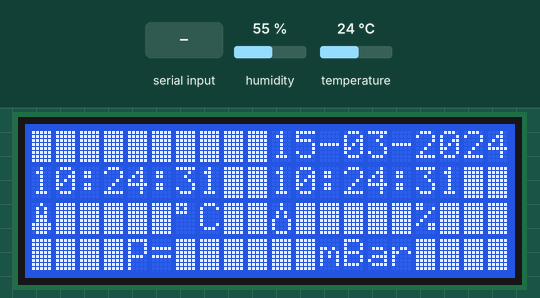
A sketch run on a simulated Arduino Uno, built with avr-gcc and run on an emulated ATmega328P. On the bench: 20×4 character LCD. Wiring (inferred from the names in the program): DS3231 clock at I2C address 0x68. The inputs (shaded band) are chosen by the test bench; at power-on: humidity 55 %, temperature 24 °C. The local clock reads 2024-03-15 10:24:30 at power-on unless the sketch sets it; what the sketch prints to the serial monitor is not drawn.

Above: at 1.7 s.
1.8 s: "ddMMMyyyy 1\n" received over Serial
At 7.5 s:
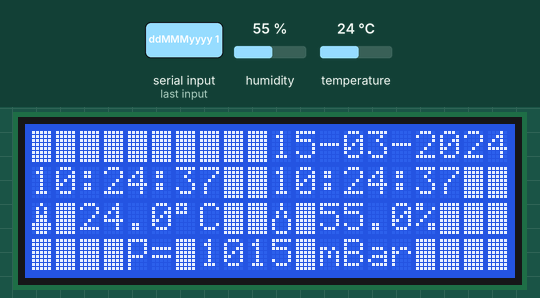
7.6 s: humidity set to 22 %
At 10.7 s:
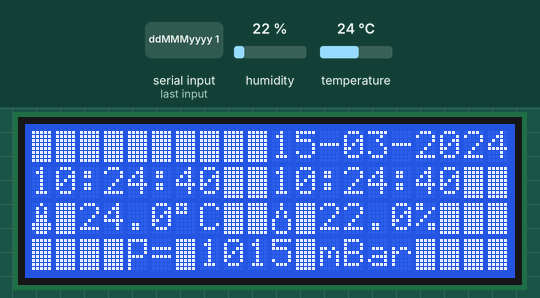
10.8 s: " " received over Serial
At 17.3 s:
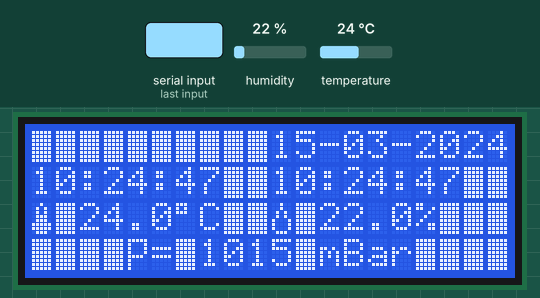
17.4 s: temperature set to 12 °C
At 19.7 s:
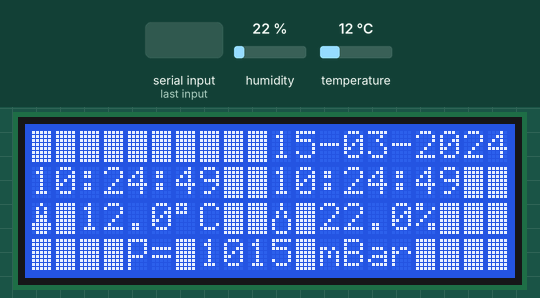
19.8 s: "?" received over Serial
At 26.3 s:
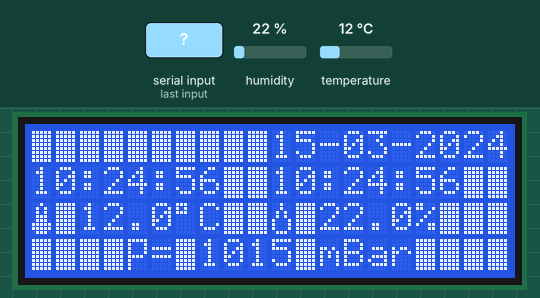
26.4 s: humidity set to 40 %
At 29.1 s:
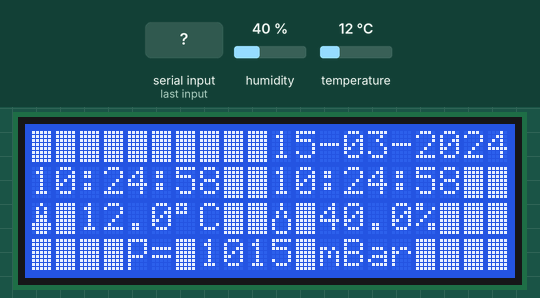
Timing chart, 0 to 29.8 s (numbered marks = the images above; inputs shaded):
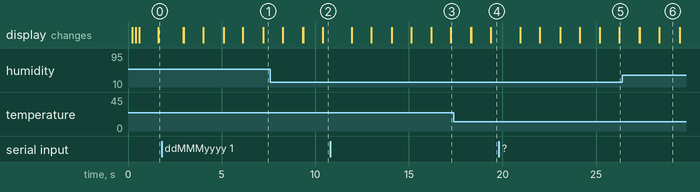

The sketch:

Clock_Temp_Bar_Call.ino
```cpp
/* Sketch voor datum, UTC tijd, Lokale tijd, temperatuur, lucht vochtigheid en luchtdruk
   in de shack te tonen op een I2C LCD display
   Er wordt hierbij gebruik gemaakt van een DS1307 RTC Clock module, een DHT11 Temperatuursensor
   en een BMP280 luchtdruk sensor. Als alternatief kan ook een DS3231 RTC gebruikt worden

   *************************************************************************************************
   *** De Clock module ***
   Initialisatie van de datum en tijd op basis van UTC in de DS1307 RTC module
   Dit moet voorafgaande aan deze sketch 1x uitgevoerd worden om de datum en tijd in de clock module
   goed te zetten op UTC tijd
   Dit kan aan de hand van het voorbeeld wat in de Library van de DS1307 staat

   **************************************
   * Zet vooraf wel even de PC op UTC ! *
   * ************************************

   Instellen datum en tijd (UTC) in de Clock module (methode 1)
   Ga hier voor naar de library DS1307RTC en ga naar Examples
   Kies hier in de map SetTime de sketch SetTime.ino, zet de Seriele monitor aan en run deze sketch.
   Als alles goed doorlopen is, is nu de clock module geinitialiseerd en voorzien van de juiste
   datum en tijd.

   Instellen datum en tijd (UTC) in de Clock module (methode 2)
   Gebruik hiervoor de aparte sketch "RTC Data and Time setter" welke op Internet
   te vinden is. (WWW Sketch) Dan hoef je niet je PC eerst op UTC te zetten.

   *** Barometer module ***
   Toegepast de BMP280
   Deze kan eventueel ook nog gebruikt worden om hoogte aan te geven
   ***********************************************************************************************

   Oorspronkelijke (beperkte) sketch van Timofte Andrei vertaald, aangepast, uitgebreid door PA0GTB
   en verder gestructureerd door Edwin, PA7FRN
   Version 1.8.7 changed by PA7FRN and first commit in git repository.
   Version 1.8.8 Maart 2017
   Version 1.8.9 Maart 2017 Date format
   Version 1.9.0 Maart 2017 Task management
   Version 1.9.1 Maart 2017 Command line interface for setting callsign and date format
   Version 1.9.2 Interface for setting time via serial port
   Version 1.9.3 Write and read peferences to and from EEPROM
   Version 1.9.4 Use other temperature/hunidity sensor. Add decimal to temperature and hunidity value. Show version on LCD
   Version 1.9.5 Show welcome text with version number and list off commands at startup / start of serial connection. Version removed from display.
*/

#include <Wire.h>
#include <LiquidCrystal_I2C.h>
#include <AM2320.h>  // nieuwe sensor
#include <Time.h>
#include <Timezone.h>
#include <DS1307RTC.h>
#include <Adafruit_Sensor.h>
#include <Adafruit_BMP280.h>
#include <EEPROM.h>

#define VERSION_STRING "V1.9.5"

#define BMP_SCK 13
#define BMP_MISO 12
#define BMP_MOSI 11
#define BMP_CS 10

#define LCD_ROW_COUNT  4
#define LCD_COL_COUNT 20

#define LCD_ROW_DATE 0
#define LCD_ROW_CALL 0
#define LCD_ROW_UTC  1
#define LCD_ROW_TIME 1
#define WETHER_ROW   2
#define VERSION_ROW  3
#define PRESSURE_ROW 3

//positions in LCD row 0
#define LCD_COL_CALL   0
#define LCD_EMPTY_CALL "          "
#define LCD_COL_DATE   10
#define LCD_EMPTY_DATE "          "

//positions in LCD row 1
#define LCD_COL_UTC   0
#define LCD_COL_TIME 10

//positions in LCD row 2
#define THERM_SYMBOL_COL     0
#define THERM_VALUE_COL      2
#define GRAD_SYMBOL_COL      6
#define HUMIDITY_SYMBOL_COL 10
#define HUMIDITY_VAL_COL    12
#define PROC_SYMBOL_COL     16

//positions in LCD row 3
#define PRESSURE_SYMBOL_COL  4
#define PRESSURE_VAL_COL     7
#define MBAR_COL            12

#define THERM_SYMBOL    1
#define HUMIDITY_SYMBOL 2
#define PRESSURE_SYMBOL 3

#define DATE_FORMAT_dd_mm_yyyy 0
#define DATE_FORMAT_ddMMMyyyy  1
#define DATE_FROMAT_MAX        1

#define CDM_TIME    "T"
#define CMD_CALL    "call"
#define CMD_DF      "df"
#define CMD_VERSION "ver"

#define ADDR_CALL        0
#define ADDR_DATE_FORMAT 10


int dateFormat = DATE_FORMAT_dd_mm_yyyy;

// change these strings if you want another lanuage
String strMonth[12] = {
	"JAN", "FEB", "MRT",  "APR",  "MEI",  "JUN",  "JUL",  "AUG",  "SEP",  "OKT",  "NOV",  "DEC"
};

// Afwijkende sybolen maken

byte thermometer[8] = //symbool voor thermometer
{
    B00100,
    B01010,
    B01010,
    B01110,
    B01110,
    B11111,
    B11111,
    B01110
};

byte humiditySymbol[8] = //symbool voor waterdruppel
{
    B00100,
    B00100,
    B01010,
    B01010,
    B10001,
    B10001,
    B10001,
    B01110,
};

byte pressure[8] = //symbool voor Luchtdruk
{
    B11111,
    B10001,
    B10001,
    B10001,
    B11110,
    B10000,
    B10000,
    B10000
};

// Declareer de verschillende objecten

// Temperatuur en vochtigheid Sensor
AM2320 th;

//Central European Time (Amsterdam, Frankfurt, Paris)
TimeChangeRule CEST = {"CEST", Last, Sun, Mar, 2, 120};     //Central European Summer Time
TimeChangeRule CET = {"CET ", Last, Sun, Oct, 3, 60};       //Central European Standard Time
Timezone CE(CEST, CET);

TimeChangeRule *tcr;        //pointer to the time change rule, use to get the TZ abbrev
time_t utc;

const unsigned long taskTime = 2000;
unsigned long taskTimer = 0;
String callsign = "<callsign>";

/* Display
   set the LCD address to 0x27 for a 20 chars 4 line display
   Set the pins on the I2C chip used for LCD connections:
*/

LiquidCrystal_I2C lcd(0x27, 2, 1, 0, 4, 5, 6, 7, 3, POSITIVE);

Adafruit_BMP280 bme; // I2C bus

void setup() {
  Serial.begin(9600);
  Wire.begin();

  // Initialisatie display en gebruikte symbolen
  lcd.begin(LCD_COL_COUNT, LCD_ROW_COUNT);
  lcd.backlight();
  lcd.clear();
  lcd.createChar(THERM_SYMBOL,thermometer);
  lcd.createChar(HUMIDITY_SYMBOL,humiditySymbol);
  lcd.createChar(PRESSURE_SYMBOL,pressure);

  // Get time from RTC
  Wire.beginTransmission(0x68);
  Wire.write(0x07); // move pointer to SQW address
  Wire.write(0x10); // sends 0x10 (hex) 00010000 (binary) to control register - turns on square wave
  Wire.endTransmission();

  setSyncProvider(RTC.get);

  callsign = stringFromEeprom(ADDR_CALL);
  dateFormat = EEPROM.read(ADDR_DATE_FORMAT);
  if (dateFormat > DATE_FROMAT_MAX) {
    dateFormat = 0;
  }

  lcd.setCursor(LCD_COL_CALL, LCD_ROW_CALL);
  lcd.print(callsign);

  lcd.setCursor(THERM_SYMBOL_COL, WETHER_ROW);
  lcd.write(THERM_SYMBOL);

  lcd.setCursor(GRAD_SYMBOL_COL, WETHER_ROW);
  lcd.print((char)223); //graden symbool
  lcd.print("C");

  lcd.setCursor(HUMIDITY_SYMBOL_COL, WETHER_ROW);
  lcd.write(HUMIDITY_SYMBOL);

  lcd.setCursor(PROC_SYMBOL_COL, WETHER_ROW);
  lcd.print("%");

  lcd.setCursor(PRESSURE_SYMBOL_COL, PRESSURE_ROW);
  lcd.write(PRESSURE_SYMBOL);
  lcd.print("=");
  lcd.setCursor(MBAR_COL, PRESSURE_ROW);
  lcd.print("mBar");

  Serial.println("Clock_Temp_Bar_Call " + String(VERSION_STRING));
  Serial.println("Settings can be made via this serial interface.");
  handleCommand("", "");
}

void loop() {
  utc = now();
  time_t t = CE.toLocal(utc, &tcr);

  printTime(utc, LCD_COL_UTC , LCD_ROW_UTC );
  printTime(t  , LCD_COL_TIME, LCD_ROW_TIME);
  printDate(t  , LCD_COL_DATE, LCD_ROW_DATE);

  checkSerialInput();

  unsigned long currentMillis = millis();
  if (currentMillis - taskTimer >= taskTime) {
    taskTimer = currentMillis;
    toon_weather();       //displaying temperatuur, vochtigheid en luchtdruk
  }
}

void checkSerialInput() {
  String input = Serial.readString();
  if (input != "") {
    Serial.println();
    Serial.println(input);
    input.trim();
    int idx = input.indexOf(" ");
    String cmd = input;
    String par = "";
    if (idx > -1) {
      cmd = input.substring(0, idx);
      par = input.substring(idx+1);
    }
    cmd.trim();
    par.trim();
    handleCommand(cmd, par);
  }
}

void handleCommand(String cmd, String par) {
  if (cmd == CMD_CALL) {
    if ((par == "?") || (par == "")) {
      Serial.print("type ");
      Serial.print(CMD_CALL);
      Serial.println(" folowed by callsign, like:");
      Serial.print(CMD_CALL);
      Serial.println(" PA7FRN");
    }
    else {
      callsign = par;
      lcd.setCursor(LCD_COL_CALL, LCD_ROW_CALL);
      lcd.print(LCD_EMPTY_CALL);
      lcd.setCursor(LCD_COL_CALL, LCD_ROW_CALL);
      lcd.print(callsign);
      stringToEeprom(ADDR_CALL, callsign);
      Serial.print(callsign);
      Serial.println(" set");
    }
  }
  else if (cmd == CMD_DF) {
    if (par == "dd_mm_yyyy") {
      lcd.setCursor(LCD_COL_DATE, LCD_ROW_DATE);
      lcd.print(LCD_EMPTY_DATE);
      dateFormat = DATE_FORMAT_dd_mm_yyyy;
      EEPROM.write(ADDR_DATE_FORMAT, dateFormat);
      Serial.print(par);
      Serial.println(" set");
    }
    else if (par == "ddMMMyyyy") {
      lcd.setCursor(LCD_COL_DATE, LCD_ROW_DATE);
      lcd.print(LCD_EMPTY_DATE);
      dateFormat = DATE_FORMAT_ddMMMyyyy;
      EEPROM.write(ADDR_DATE_FORMAT, dateFormat);
      Serial.print(par);
      Serial.println(" set");
    }
    else {
      Serial.print("type ");
      Serial.print(CMD_DF);
      Serial.println(" folowed by format. Valid formats are:");
      Serial.print(CMD_DF);
      Serial.println(" dd_mm_yyyy");
      Serial.print(CMD_DF);
      Serial.println(" ddMMMyyyy");
    }
  }
  else if (cmd == CDM_TIME) {
    unsigned long pctime;
    const unsigned long DEFAULT_TIME = 1357041600; // Jan 1 2013

    pctime = par.toInt();
    if( pctime >= DEFAULT_TIME) {
      setTime(pctime);
      Serial.println("time set");
    }
    else {
      Serial.println("give the amount of seconds from 00:00 01-01-1970");
    }
  }
  else if (cmd ==  CMD_VERSION) {
    Serial.println(VERSION_STRING);
  }
  else {
    Serial.println("Valid commands are:");
    Serial.print("  ");
    Serial.print(CMD_CALL);
    Serial.println(" to set the callsign"   );
    Serial.print("  ");
    Serial.print(CMD_DF);
    Serial.println(" to set the date format");
    Serial.print("  ");
    Serial.print(CDM_TIME);
    Serial.println(" to set date and time"  );
    Serial.print("  ");
    Serial.print(CMD_VERSION);
    Serial.println(" gives the version number"  );
  }
}

void toon_weather() {
  th.Read();

  // Toon temperatuur, vochtigheid en luchtdruk op het display
  sPrintRightAlign(th.t, 4, 1, THERM_VALUE_COL , WETHER_ROW);
  sPrintRightAlign(th.h, 4, 1, HUMIDITY_VAL_COL, WETHER_ROW);

  // barometer
//sPrintRightAlign((bme.readPressure()/100), 4, 0, PRESSURE_VAL_COL, PRESSURE_ROW); // vrijzetten als sensor er straks aan hangt
  sPrintRightAlign((101500            /100), 4, 0, PRESSURE_VAL_COL, PRESSURE_ROW); // Deze regel is nu alleen voor test op display
}

void printTime(time_t t, int col, int row) {
  lcd.setCursor(col, row);
  sPrintDigits(hour(t));
  lcd.print(":");
  sPrintDigits(minute(t));
  lcd.print(":");
  sPrintDigits(second(t));
}

void printDate(time_t t, int col, int row) {
  lcd.setCursor(col, row);
  switch (dateFormat) {
    case DATE_FORMAT_dd_mm_yyyy:
      sPrintDigits(day(t));
      lcd.print("-");
      sPrintDigits(month(t));
      lcd.print("-");
      lcd.print(String(year(t)));
  	  break;
  	case DATE_FORMAT_ddMMMyyyy:
      sPrintDigits(day(t));
      lcd.print(strMonth[month(t)-1]);
      lcd.print(String(year(t)));
      break;
  }
}

void sPrintDigits(int val) {
  if(val < 10) {
    lcd.print("0");
  }
  lcd.print(String(val));
}

void sPrintRightAlign(float val, int positions, int decimals, int col, int row) {
  lcd.setCursor(col, row);
  String strVal = String(val, decimals);
  while (strVal.length() < positions) {
    strVal = " " + strVal;
  }
  lcd.print(strVal);
}

void stringToEeprom(int eepromAddress, String aString) {
  int stringLength = aString.length();
  EEPROM.write(eepromAddress, stringLength);
  for (int i=0; i<stringLength; i++) {
    EEPROM.write(eepromAddress+1+i, aString[i]);
  }
}

String stringFromEeprom(int eepromAddress) {
  String resultString = "";
  int stringLength = EEPROM.read(eepromAddress);
  for (int i=0; i<stringLength; i++) {
    resultString = resultString + " ";
    resultString[i] = EEPROM.read(eepromAddress+1+i);
  }
  return resultString;
}

/* ( THE END ) */
```
